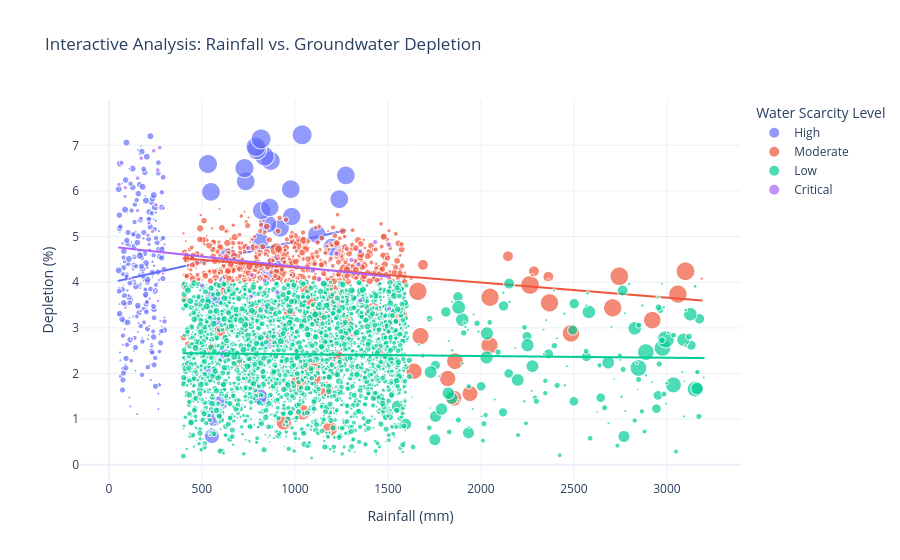

Here is the notebook cell this chart was saved with:
### Markdown cell above
### Correlation between Rainfall and Groundwater Depletion

### Code cell
#Correlation between Rainfall and Groundwater Depletion

import plotly.express as px

fig = px.scatter(df_clean, 
                 x='Rainfall Impact (mm)', 
                 y='Groundwater Depletion Rate (%)',
                 color='Water Scarcity Level',
                 size='Total Water Consumption (Billion m3)', # Use size for a 3rd dimension
                 hover_name='Country',
                 trendline="ols", # Adds the mathematical trend line markup
                 title='Interactive Analysis: Rainfall vs. Groundwater Depletion',
                 labels={'Rainfall Impact (mm)': 'Rainfall (mm)', 
                         'Groundwater Depletion Rate (%)': 'Depletion (%)'},
                 template='plotly_white')

fig.show()

### Figure 1 — Plotly figure (JSON) as saved in the notebook; plotly's stock layout.template omitted (floating-point values rounded to 4 significant figures; data arrays with more than 128 entries replaced by an {"elided": "..."} marker saying what was removed)
{"data": [{"hovertemplate": "<b>%{hovertext}</b><br><br>Water Scarcity Level=High<br>Rainfall (mm)=%{x}<br>Depletion (%)=%{y}<br>Total Water Consumption (Billion m3)=%{marker.size}<extra></extra>", "hovertext": {"elided": "294 str values"}, "legendgroup": "High", "marker": {"color": "#636efa", "size": {"elided": "294 float values"}, "sizemode": "area", "sizeref": 1.916, "symbol": "circle"}, "mode": "markers", "name": "High", "showlegend": true, "type": "scattergl", "x": {"elided": "294 float values"}, "xaxis": "x", "y": {"elided": "294 float values"}, "yaxis": "y"}, {"hovertemplate": "<b>OLS trendline</b><br>Groundwater Depletion Rate (%) = 0.000905625 * Rainfall Impact (mm) + 3.98488<br>R<sup>2</sup>=0.022453<br><br>Water Scarcity Level=High<br>Rainfall (mm)=%{x}<br>Depletion (%)=%{y} <b>(trend)</b><extra></extra>", "legendgroup": "High", "marker": {"color": "#636efa", "symbol": "circle"}, "mode": "lines", "name": "High", "showlegend": false, "type": "scattergl", "x": {"elided": "294 float values"}, "xaxis": "x", "y": {"elided": "294 float values"}, "yaxis": "y"}, {"hovertemplate": "<b>%{hovertext}</b><br><br>Water Scarcity Level=Moderate<br>Rainfall (mm)=%{x}<br>Depletion (%)=%{y}<br>Total Water Consumption (Billion m3)=%{marker.size}<extra></extra>", "hovertext": {"elided": "565 str values"}, "legendgroup": "Moderate", "marker": {"color": "#EF553B", "size": {"elided": "565 float values"}, "sizemode": "area", "sizeref": 1.916, "symbol": "circle"}, "mode": "markers", "name": "Moderate", "showlegend": true, "type": "scattergl", "x": {"elided": "565 float values"}, "xaxis": "x", "y": {"elided": "565 float values"}, "yaxis": "y"}, {"hovertemplate": "<b>OLS trendline</b><br>Groundwater Depletion Rate (%) = -0.000331385 * Rainfall Impact (mm) + 4.65608<br>R<sup>2</sup>=0.047502<br><br>Water Scarcity Level=Moderate<br>Rainfall (mm)=%{x}<br>Depletion (%)=%{y} <b>(trend)</b><extra></extra>", "legendgroup": "Moderate", "marker": {"color": "#EF553B", "symbol": "circle"}, "mode": "lines", "name": "Moderate", "showlegend": false, "type": "scattergl", "x": {"elided": "565 float values"}, "xaxis": "x", "y": {"elided": "565 float values"}, "yaxis": "y"}, {"hovertemplate": "<b>%{hovertext}</b><br><br>Water Scarcity Level=Low<br>Rainfall (mm)=%{x}<br>Depletion (%)=%{y}<br>Total Water Consumption (Billion m3)=%{marker.size}<extra></extra>", "hovertext": {"elided": "2995 str values"}, "legendgroup": "Low", "marker": {"color": "#00cc96", "size": {"elided": "2995 float values"}, "sizemode": "area", "sizeref": 1.916, "symbol": "circle"}, "mode": "markers", "name": "Low", "showlegend": true, "type": "scattergl", "x": {"elided": "2995 float values"}, "xaxis": "x", "y": {"elided": "2995 float values"}, "yaxis": "y"}, {"hovertemplate": "<b>OLS trendline</b><br>Groundwater Depletion Rate (%) = -3.79235e-05 * Rainfall Impact (mm) + 2.45949<br>R<sup>2</sup>=0.000390<br><br>Water Scarcity Level=Low<br>Rainfall (mm)=%{x}<br>Depletion (%)=%{y} <b>(trend)</b><extra></extra>", "legendgroup": "Low", "marker": {"color": "#00cc96", "symbol": "circle"}, "mode": "lines", "name": "Low", "showlegend": false, "type": "scattergl", "x": {"elided": "2995 float values"}, "xaxis": "x", "y": {"elided": "2995 float values"}, "yaxis": "y"}, {"hovertemplate": "<b>%{hovertext}</b><br><br>Water Scarcity Level=Critical<br>Rainfall (mm)=%{x}<br>Depletion (%)=%{y}<br>Total Water Consumption (Billion m3)=%{marker.size}<extra></extra>", "hovertext": ["Egypt", "Egypt", "Egypt", "Egypt", "Egypt", "Egypt", "Egypt", "Egypt", "Egypt", "Egypt", "Egypt", "Egypt", "Egypt", "Egypt", "Egypt", "South Africa", "Yemen", "Yemen", "Yemen", "Yemen", "Yemen", "Yemen", "Yemen", "Yemen", "Yemen", "Yemen", "Yemen", "Yemen", "Yemen", "Yemen", "Yemen", "Libya", "Libya", "Libya", "Libya", "Libya", "Libya", "Libya", "Libya", "Libya", "Libya", "Libya", "Libya", "Libya", "Libya", "Libya"], "legendgroup": "Critical", "marker": {"color": "#ab63fa", "size": [19.62, 19.73, 20.03, 20.26, 20.62, 20.97, 21.24, 21.6, 21.88, 22.3, 22.43, 22.87, 23.29, 23.66, 23.93, 62.23, 48.65, 48.9, 49.84, 50.7, 51.66, 52.56, 52.93, 53.39, 53.8, 54.77, 55.67, 56.33, 57.21, 58.05, 58.34, 35.48, 35.91, 36.24, 36.78, 37.1, 37.83, 38.02, 38.67, 39.2, 39.42, 40.09, 40.88, 41.61, 41.86, 42.4], "sizemode": "area", "sizeref": 1.916, "symbol": "circle"}, "mode": "markers", "name": "Critical", "showlegend": true, "type": "scattergl", "x": [230.1, 124.2, 156.9, 218.4, 276.7, 130.8, 171.4, 88.5, 264.9, 219.4, 242.2, 140.6, 111.6, 290.7, 131.7, 1131.0, 1507.0, 1350, 763.8, 906.6, 500.9, 837.8, 768.1, 1097.0, 1342.0, 1304.0, 1223.0, 1350.0, 749.7, 1506.0, 1431.0, 208.7, 234, 215.5, 172.2, 154.5, 253.3, 87.2, 88.3, 54.4, 155.2, 262.3, 68.4, 173.6, 241.2, 273], "xaxis": "x", "y": [2.65, 2.76, 2.91, 3.04, 3.15, 3.25, 3.37, 3.44, 3.59, 3.64, 3.82, 3.97, 4.07, 4.19, 4.28, 4.07, 3.42, 3.6, 3.69, 3.78, 3.93, 4.04, 4.16, 4.25, 4.39, 4.49, 4.63, 4.68, 4.75, 4.82, 4.88, 5.03, 5.11, 5.3, 5.4, 5.57, 5.7, 5.88, 6.07, 6.14, 6.28, 6.46, 6.62, 6.72, 6.88, 6.95], "yaxis": "y"}, {"hovertemplate": "<b>OLS trendline</b><br>Groundwater Depletion Rate (%) = -0.000440446 * Rainfall Impact (mm) + 4.7835<br>R<sup>2</sup>=0.032420<br><br>Water Scarcity Level=Critical<br>Rainfall (mm)=%{x}<br>Depletion (%)=%{y} <b>(trend)</b><extra></extra>", "legendgroup": "Critical", "marker": {"color": "#ab63fa", "symbol": "circle"}, "mode": "lines", "name": "Critical", "showlegend": false, "type": "scattergl", "x": [54.4, 68.4, 87.2, 88.3, 88.5, 111.6, 124.2, 130.8, 131.7, 140.6, 154.5, 155.2, 156.9, 171.4, 172.2, 173.6, 208.7, 215.5, 218.4, 219.4, 230.1, 234, 241.2, 242.2, 253.3, 262.3, 264.9, 273, 276.7, 290.7, 500.9, 749.7, 763.8, 768.1, 837.8, 906.6, 1097.0, 1131.0, 1223.0, 1304.0, 1342.0, 1350.0, 1350, 1431.0, 1506.0, 1507.0], "xaxis": "x", "y": [4.76, 4.753, 4.745, 4.745, 4.745, 4.734, 4.729, 4.726, 4.725, 4.722, 4.715, 4.715, 4.714, 4.708, 4.708, 4.707, 4.692, 4.689, 4.687, 4.687, 4.682, 4.68, 4.677, 4.677, 4.672, 4.668, 4.667, 4.663, 4.662, 4.655, 4.563, 4.453, 4.447, 4.445, 4.414, 4.384, 4.3, 4.285, 4.245, 4.209, 4.193, 4.189, 4.189, 4.153, 4.12, 4.12], "yaxis": "y"}], "layout": {"autosize": true, "legend": {"itemsizing": "constant", "title": {"text": "Water Scarcity Level"}, "tracegroupgap": 0}, "title": {"text": "Interactive Analysis: Rainfall vs. Groundwater Depletion"}, "xaxis": {"anchor": "y", "autorange": true, "domain": [0, 1], "range": [-155.5, 3398.0], "title": {"text": "Rainfall (mm)"}, "type": "linear"}, "yaxis": {"anchor": "x", "autorange": true, "domain": [0, 1], "range": [-0.4861, 8.464], "title": {"text": "Depletion (%)"}, "type": "linear"}}}
